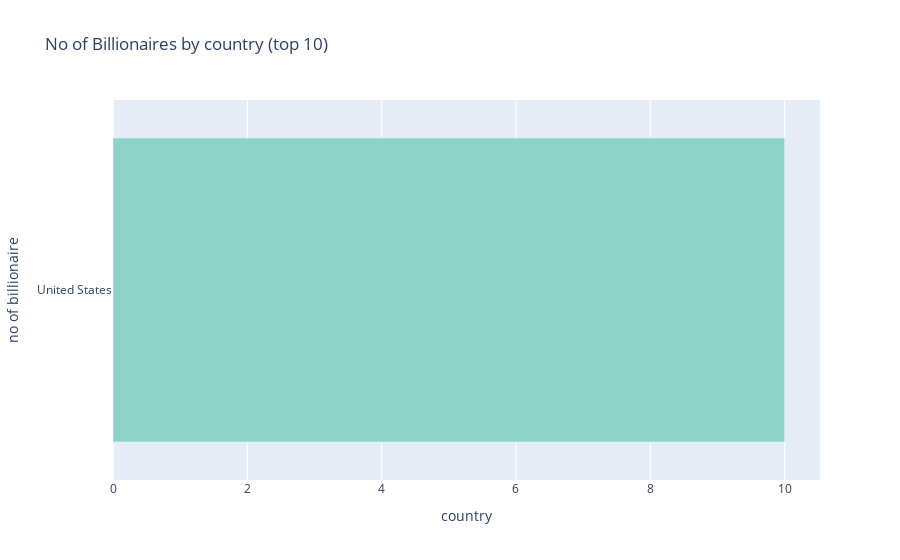

The code cell stored with this chart in its notebook:
### Code cell
#No of Billionaires by Country
df1 = df["country"]
countries = df1.value_counts()
fig2 = px.bar(countries, y=countries.index, x=countries.values,
             title= "No of Billionaires by country (top 10)",
             color_discrete_sequence = px.colors.qualitative.Set3,
             )
fig2.update_xaxes(title="country")
fig2.update_yaxes(title="no of billionaire")
fig2.show()

### Figure 1 — Plotly figure (JSON) as saved in the notebook; plotly's stock layout.template omitted (floating-point values rounded to 4 significant figures)
{"data": [{"alignmentgroup": "True", "hovertemplate": "x=%{x}<br>country=%{y}<extra></extra>", "legendgroup": "", "marker": {"color": "rgb(141,211,199)", "pattern": {"shape": ""}}, "name": "", "offsetgroup": "", "orientation": "h", "showlegend": false, "textposition": "auto", "type": "bar", "x": [10], "xaxis": "x", "y": ["United States"], "yaxis": "y"}], "layout": {"barmode": "relative", "legend": {"tracegroupgap": 0}, "title": {"text": "No of Billionaires by country (top 10)"}, "xaxis": {"anchor": "y", "domain": [0, 1], "title": {"text": "country"}}, "yaxis": {"anchor": "x", "domain": [0, 1], "title": {"text": "no of billionaire"}}}}
